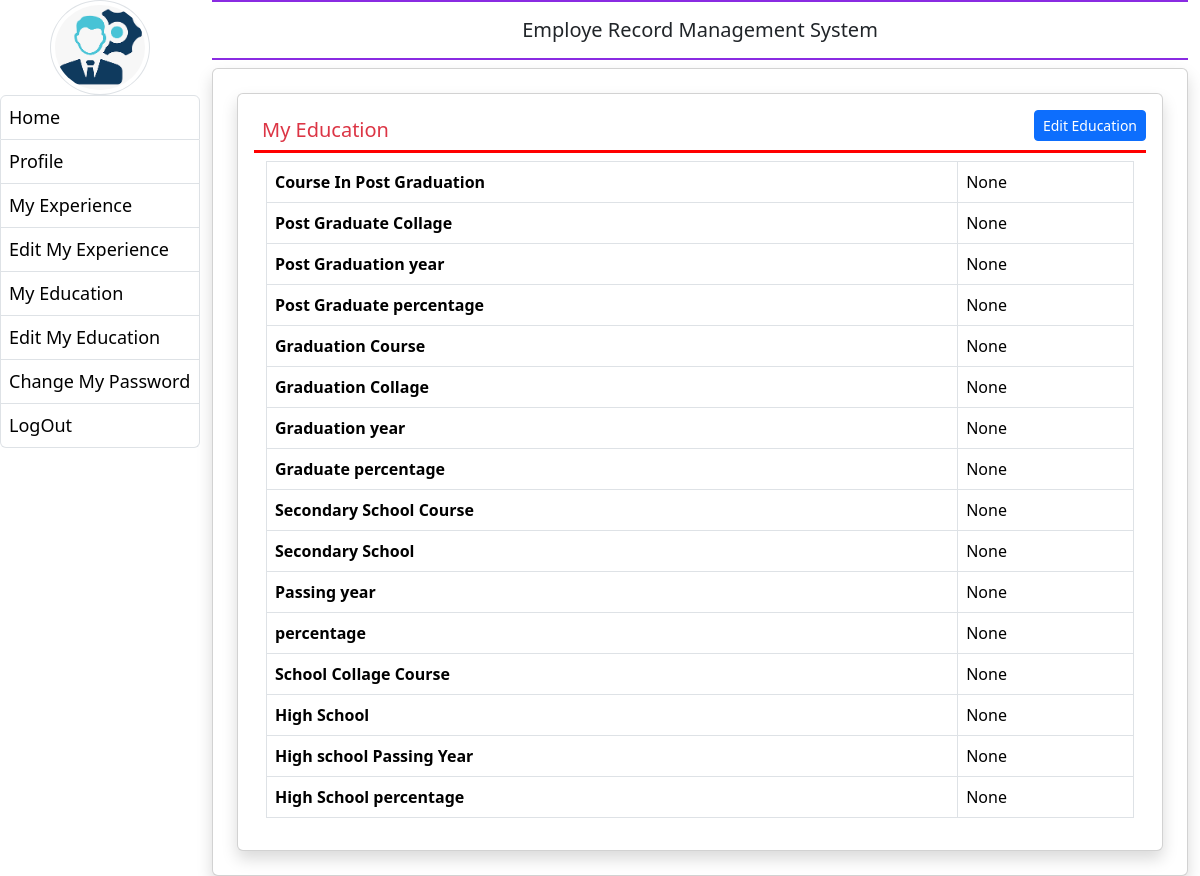
Page /my_education/ (signed in) on the earlier database version.
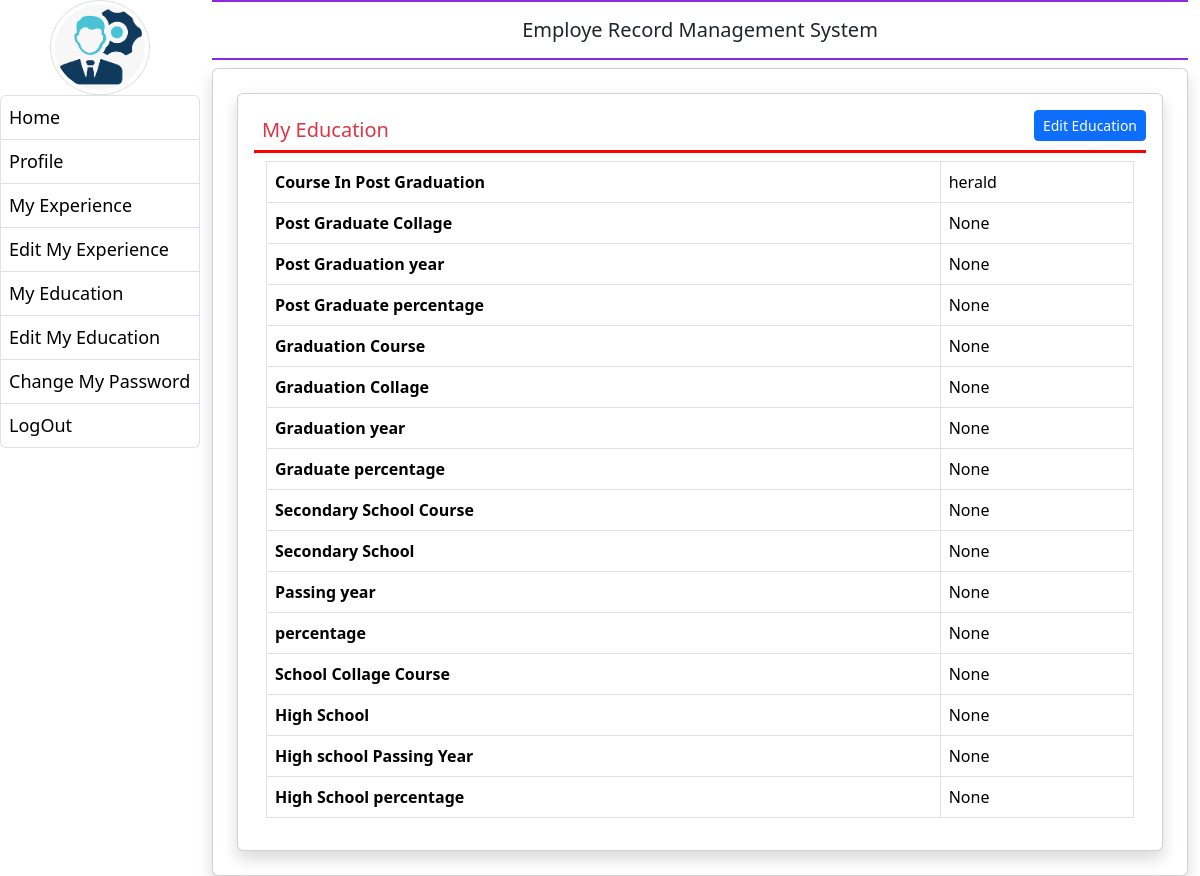
Same page on the later database version.
### employee/models.py (models this page shows, shortened)
class EmployeeEducation(models.Model):
    user = models.ForeignKey(User, on_delete=models.CASCADE)
    coursepg = models.CharField(max_length=100,null=True)
    schoolcolgpg = models.CharField(max_length=200, null=True)
    yearofpassingpg = models.CharField(max_length=100, null=True)
    percentagepg = models.CharField(max_length=30, null=True)
    coursegra = models.CharField(max_length=100,null=True)
    schoolcolgra = models.CharField(max_length=200, null=True)
    yearofpassingra = models.CharField(max_length=100, null=True)
    percentagegra = models.CharField(max_length=30, null=True)
    coursessc = models.CharField(max_length=100,null=True)
    schoolcolssc = models.CharField(max_length=200, null=True)
    yearofpassingssc = models.CharField(max_length=100, null=True)
    percentagessc = models.CharField(max_length=30, null=True)
    coursehsc = models.CharField(max_length=100,null=True)
    schoolcolghsc = models.CharField(max_length=200, null=True)
    yearofpassinghsc = models.CharField(max_length=100, null=True)
    percentagehsc = models.CharField(max_length=30, null=True)

### employee/views.py (the view)
# urls.py: path('my_education/', my_education, name='my_education'),
@login_required(login_url='emp_login')
def my_education(request):
    user = request.user
    try:
        education = get_object_or_404(EmployeeEducation, user=user)
        context = {'education': education}
        return render(request, 'my_education.html', context)
    except Exception as e:
        print(f"Exception: {e}")
        return render(request, 'my_education.html', {'error': 'Could not retrieve education details.'})

### employee/templates/my_education.html
{% extends "emp_base.html" %}
{% block main %}
<div class="card shadow m-2">
    <div class="card-body">
        <a href=" {% url "edit_myeducation" %}" class="btn btn-primary float-end btn-sm"> Edit Education</a>
        <h5 class="p-2 text-danger" style="border-bottom: 3px solid red;">My Education</h5>
        <div class="container-fluid">
            <table class="table table-bordered">
                <tr>
                    <th>Course In Post Graduation</th>
                    <td>{{education.coursepg}}</td>
                </tr>
                <tr>
                    <th>Post Graduate Collage </th>
                    <td>{{education.schoolcolgpg}}</td>
                </tr>
                <tr>
                    <th>Post Graduation year</th>
                    <td>{{education.yearofpassingpg}}</td>
                </tr>
                <tr>
                    <th>Post Graduate percentage</th>
                    <td>{{education.percentagepg}}</td>
                </tr>
                <tr>
                    <th>Graduation Course </th>
                    <td>{{education.coursegra}}</td>
                </tr>
                <tr>
                    <th>Graduation Collage</th>
                    <td>{{education.schoolcolgra}}</td>
                </tr>
                <tr>
                    <th>Graduation year</th>
                    <td>{{education.yearofpassingra}}</td>
                </tr>
                <tr>
                    <th>Graduate percentage</th>
                    <td>{{education.percentagegra}}</td>
                </tr>
                <tr>
                    <th>Secondary School Course </th>
                    <td>{{education.coursessc}}</td>
                </tr>
                <tr>
                    <th>Secondary School</th>
                    <td>{{education.schoolcolssc}}</td>
                </tr>
                <tr>
                    <th>Passing year</th>
                    <td>{{education.yearofpassingssc}}</td>
                </tr>
                <tr>
                    <th> percentage</th>
                    <td>{{education.percentagessc}}</td>
                </tr>
                <tr>
                    <th>School Collage Course </th>
                    <td>{{education.coursehsc}}</td>
                </tr>
                <tr>
                    <th>High School</th>
                    <td>{{education.schoolcolghsc}}</td>
                </tr>
                <tr>
                    <th>High school Passing Year</th>
                    <td>{{education.yearofpassinghsc}}</td>
                </tr>
                <tr>
                    <th>High School percentage</th>
                    <td>{{education.percentagehsc}}</td>
                </tr>
            </table>
        </div>
    </div>
</div>
{% endblock %}

Differences in the rows shown:
changed EmployeeEducation "None": coursepg "None" → "herald"
